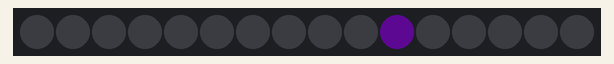
The sketch below on a simulated Arduino Uno, built with avr-gcc and run on an emulated ATmega328P. Shown: 16 RGB LEDs in strip order, left to right. Dim RGB values are drawn brighter than linear; random numbers use the default seed unless the sketch sets one.

Above: at 0.01 s.
At 4.92 s:
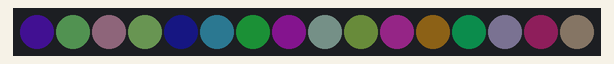
At 9.99 s:
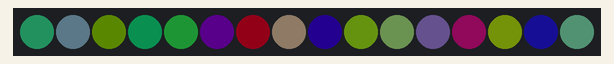
At 19.97 s:
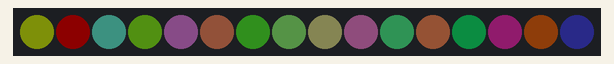
At 29.95 s:
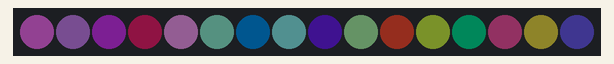
At 39.93 s:
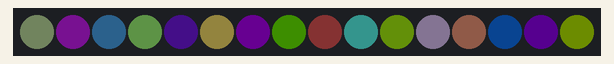

The sketch:

4_neo_random.ino
```cpp
#include <Adafruit_NeoPixel.h>

Adafruit_NeoPixel kwadrat(16, 9, NEO_GRB + NEO_KHZ800);

void setup() {
  kwadrat.begin();           // INITIALIZE NeoPixel strip object (REQUIRED)
  kwadrat.show();            // Turn OFF all pixels ASAP
  kwadrat.setBrightness(20); // Set BRIGHTNESS to about 1/5 (max = 255)
}

void loop() {
  kwadrat.setPixelColor(random(16), kwadrat.Color(random(255),   random(255),   random(255)));
  //kwadrat.setPixelColor(random(16), kwadrat.Color(0,   255,   0));
  //kwadrat.setPixelColor(random(16), kwadrat.Color(100,   50,   200));
  kwadrat.show();      //  Update strip to match
  delay(50);
}
```
